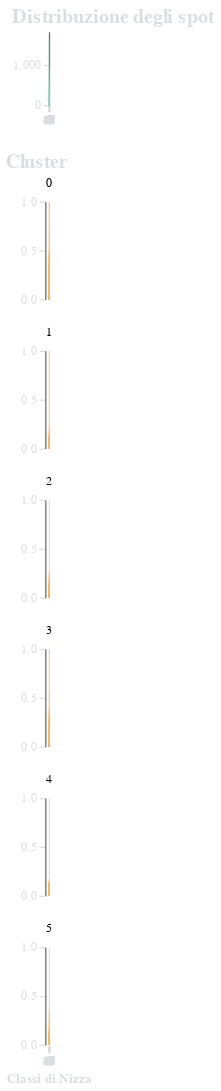

Write the Vega-Lite specification saved for this chart.
### Vega-Lite specification from a JSON file in a GitHub repository (floating-point values rounded to 4 significant figures; data arrays with more than 128 entries replaced by an {"elided": "..."} marker saying what was removed)
{"config": {"background": "transparent", "title": {"color": "#DBDEE1", "fontSize": 16}, "axis": {"domainColor": "#666666", "gridColor": "#666666", "tickColor": "#DBDEE1", "titleColor": "#DBDEE1", "labelColor": "#DBDEE1"}, "legend": {"labelColor": "#DBDEE1", "titleColor": "#DBDEE1"}}, "vconcat": [{"mark": {"type": "bar", "color": "red"}, "encoding": {"color": {"value": "#8dd3c7"}, "x": {"axis": {"labelAngle": 0}, "field": "nice_class", "title": null, "type": "ordinal"}, "y": {"aggregate": "sum", "field": "count", "title": null, "type": "quantitative"}}, "height": 60, "title": {"text": "Distribuzione degli spot", "anchor": "start"}, "width": "container"}, {"mark": {"type": "bar"}, "encoding": {"color": {"value": "#fdb462"}, "facet": {"columns": 1, "field": "kmeans_label", "title": null, "type": "ordinal"}, "x": {"axis": {"labelAngle": 0}, "field": "nice_class", "title": "Classi di Nizza", "type": "ordinal"}, "y": {"field": "percentage", "title": null, "type": "quantitative"}}, "height": 80, "title": "Cluster", "width": "container"}], "data": {"name": "data-ac8c383ac81263a55502fca522246de6"}, "$schema": "https://vega.github.io/schema/vega-lite/v5.17.0.json", "datasets": {"data-ac8c383ac81263a55502fca522246de6": {"elided": "228 records"}}}
